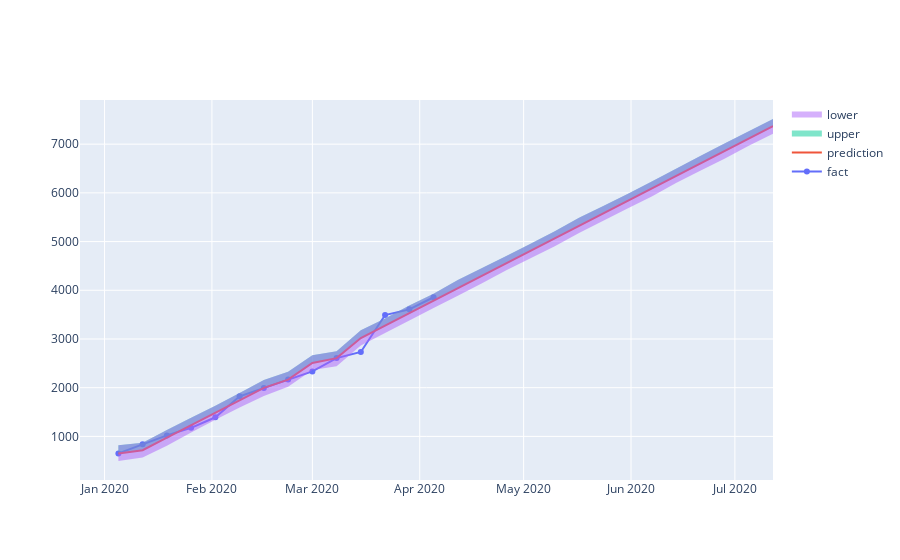

The notebook cell saved with this chart:
### Markdown cell above
Рисуем график с границами прогноза:

### Code cell
from plotly.offline import download_plotlyjs, init_notebook_mode, plot, iplot
import plotly.graph_objs as go
init_notebook_mode(connected = True)

iplot([
    go.Scatter(x=df['ds'], y=df['y'], name='fact'),
    go.Scatter(x=forecast['ds'], y=forecast['yhat'], name='prediction'),
    go.Scatter(x=forecast['ds'], y=forecast['yhat_upper'], fill='tonexty', mode='none', name='upper'),
    go.Scatter(x=forecast['ds'], y=forecast['yhat_lower'], fill='tonexty', mode='none', name='lower')
])
